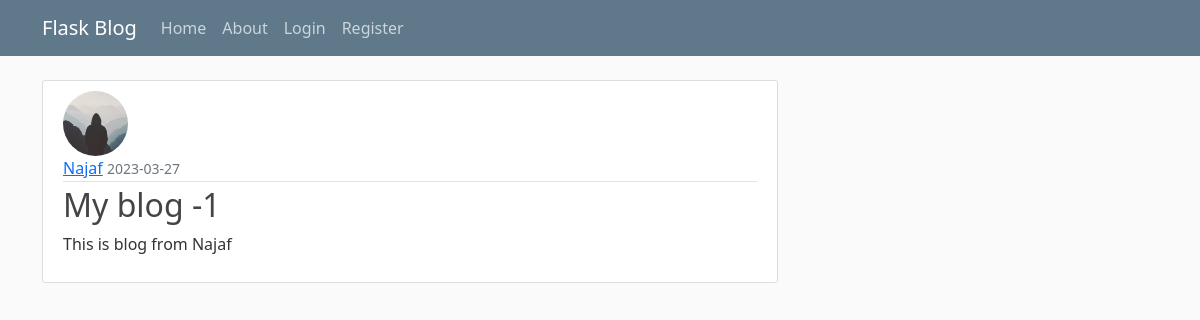
The app's page /post/4 with its own data.
### flaskApp/models.py (models this page shows, shortened)
class User(db.Model, UserMixin):
    id =db.Column(db.Integer, primary_key =True)
    username = db.Column(db.String(20), unique = True, nullable = False)
    email = db.Column(db.String(120), unique = True, nullable = False)
    image_file = db.Column(db.String(20), nullable = False, default = 'default.jpg')
    password = db.Column(db.String(60), nullable = False)
    posts = db.relationship('Post', backref='author', lazy=True)

class Post(db.Model):
    id =db.Column(db.Integer, primary_key =True)
    title = db.Column(db.String(120), nullable=False)
    date_posted = db.Column(db.DateTime, nullable = False, default = datetime.utcnow)
    content = db.Column(db.Text, nullable =False)
    user_id = db.Column(db.Integer, db.ForeignKey('user.id'), nullable = False)

### flaskApp/posts/routes.py (the view)
@posts.route('/post/<int:post_id>')
def post(post_id):
    post = Post.query.get_or_404(post_id)
    return render_template('post.html', title=post.title, post=post)

### flaskApp/templates/post.html (shortened to what this page needs)
{% extends "layout.html" %}
{% block content %}
  <article class="media content-section">
    <img class="rounded-circle article-img" src="{{ url_for('static', filename='profile_pics/' + post.author.image_file) }}">
    <div class="media-body">
      <div class="article-metadata">
        <a class="mr-2" href="{{url_for('users.user_posts', username = post.author.username)}}">{{ post.author.username }}</a>
        <small class="text-muted">{{ post.date_posted.strftime('%Y-%m-%d') }}</small>
      </div>
      <h2 class="article-title">{{ post.title }}</h2>
      <p class="article-content">{{ post.content }}</p>
    </div>
  </article>
{% endblock content %}

### flaskApp/static/main.css (style rules this page uses)
body { background: #fafafa; color: #333333; margin-top: 5rem; }
h1, h2, h3, h4, h5, h6 { color: #444444; }
.content-section { background: #ffffff; padding: 10px 20px; border: 1px solid #dddddd; border-radius: 3px; margin-bottom: 20px; }
.article-title { color: #444444; }
.article-content { white-space: pre-line; }
.article-img { height: 65px; width: 65px; margin-right: 16px; }
.article-metadata { padding-bottom: 1px; margin-bottom: 4px; border-bottom: 1px solid #e3e3e3 }

### records on screen
User: image_file (placeholder picture), author.username "Najaf"
Post: date_posted "2023-03-27", title "My blog -1", content "This is blog from Najaf"
